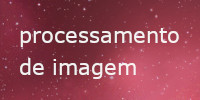
#> input picture data/Images/img-process.jpg, 200 x 100 px, found by its file name
$ jupyter execute 'pre-processing techiniques.ipynb'
#> lines starting #> are read from the running program, lines starting #| are printed output that depends on the picture; after the words box and inside, x2 and y2 are one past the last pixel; in counts of white or black regions, pixels touching at a corner belong together
## OCR with Python - pre-processing techiniques

#### Importing the libraries

[cell 1]
import cv2
import numpy as np
import matplotlib.pyplot as plt

[cell 2]
# A customize function for displying Images
def img_display(image, w, h):
    plt.figure(figsize=(w,h))
    plt.imshow(image)
    plt.show()

#### Grayscale

[cell 3]
img = cv2.imread('data/images/img-process.jpg')
#> img is the input picture: shape (100, 200, 3); mean B, G, R 84.1, 69.9, 150

img_display(img, 5,4)

[cell 4]
img.shape
#> Out = (100, 200, 3)

[cell 5]
#To convert rgb to grayscale, we just need to keep the all channel value same.
gray = cv2.cvtColor(img, cv2.COLOR_BGR2GRAY)
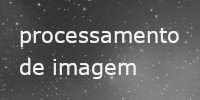
#> gray: shape (100, 200); min 43, max 254, mean 95.5

cv2.imshow('Gray image', img)
cv2.waitKey(0)
cv2.destroyAllWindows()

#img_display(gray, 5,4)

[cell 6]
gray.shape
#> Out = (100, 200)

#### Thresholding

#### Simple Thresholding

[cell 7]
img = cv2.imread('data/images/page-book.jpg')
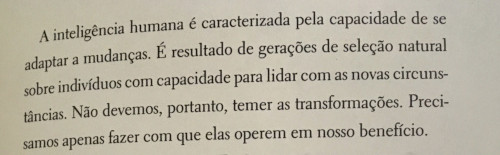
#> input picture data/Images/page-book.jpg, 500 x 155 px, found by its file name
#> img is the input picture: shape (155, 500, 3); mean B, G, R 162.2, 177.8, 183.6

img_display(img, 7, 5)

[cell 8]
gray = cv2.cvtColor(img, cv2.COLOR_BGR2GRAY)
#> gray: shape (155, 500)

#img_display(gray, 6,4)
cv2.imshow("Gray", img)
cv2.waitKey(0)
cv2.destroyAllWindows()

[cell 9]
value, thresh = cv2.threshold(gray, 127, 255, cv2.THRESH_BINARY)
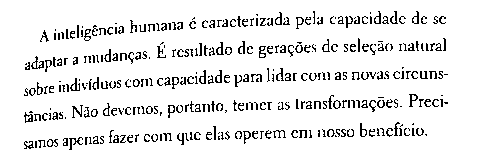
#> thresh: shape (155, 500); 91.3% white; black in thin lines or dots, all inside (x1, y1, x2, y2) = (24, 11, 448, 150)

#img_display(thresh, 6,5)
cv2.imshow('Simple Thresholding', thresh)
cv2.waitKey(0)
cv2.destroyAllWindows()

[cell 10]
value

[cell 11]
#Test one
value, thresh = cv2.threshold(gray, 180, 255, cv2.THRESH_BINARY)
#> thresh: shape (155, 500); 75.9% white; 336 black regions (268 under 20 px), largest, box (x1, y1, x2, y2) and area: (0, 0, 122, 155) 6358, (35, 22, 125, 45) 731, (201, 12, 290, 29) 544

#img_display(thresh, 6,5)
cv2.imshow('Simple Thresholding', thresh)
cv2.waitKey(0)
cv2.destroyAllWindows()

[cell 12]
#Test two
value, thresh = cv2.threshold(gray, 140, 255, cv2.THRESH_BINARY)
#> thresh: shape (155, 500); 89.9% white; black in thin lines or dots, all inside (x1, y1, x2, y2) = (23, 11, 449, 150)

#img_display(thresh, 6,5)
cv2.imshow('Simple Thresholding', thresh)
cv2.waitKey(0)
cv2.destroyAllWindows()

#### Otsu Method

[cell 13]
def img_display2(text, method):
    cv2.imshow("text", method)
    cv2.waitKey(0)
    cv2.destroyAllWindows()

[cell 14]
value, otsu = cv2.threshold(gray, 0, 255, cv2.THRESH_BINARY | cv2.THRESH_OTSU)
#> value = 138

cv2.imshow("Otsu Method", otsu)
cv2.waitKey(0)
cv2.destroyAllWindows()
print(value)
#| 138.0

[cell 15]
img_display2("Otsu Method", otsu)

[cell 16]
#Try With Another image

[cell 17]
img = cv2.imread('data/images/recipe01.jpg')
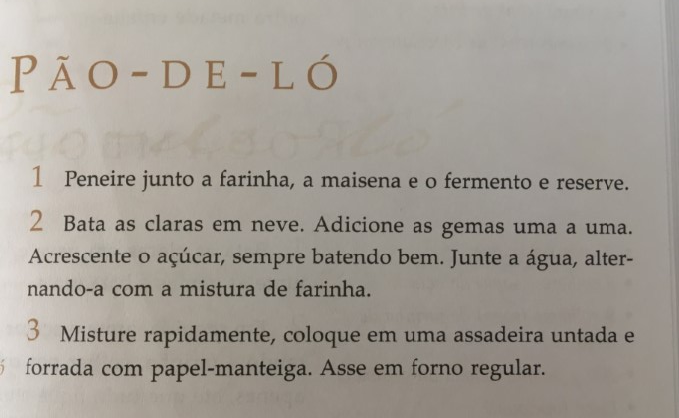
#> input picture data/Images/recipe01.jpg, 679 x 418 px, found by its file name
#> img is the input picture: shape (418, 679, 3); mean B, G, R 148.8, 156.7, 162.5
gray = cv2.cvtColor(img, cv2.COLOR_BGR2GRAY)
#> gray: shape (418, 679)

# Simple Threshholding
value, thresh = cv2.threshold(gray, 138, 255, cv2.THRESH_BINARY)
#> thresh: shape (418, 679); 86.9% white; 407 black regions (239 under 20 px), largest, box (x1, y1, x2, y2) and area: (318, 321, 618, 418) 14552, (207, 358, 312, 386) 1110, (550, 324, 619, 353) 899
img_display2("Simple Thresholding", thresh)

[cell 18]
#Otsu Method
value, otsu = cv2.threshold(gray, 0, 255, cv2.THRESH_BINARY | cv2.THRESH_OTSU)
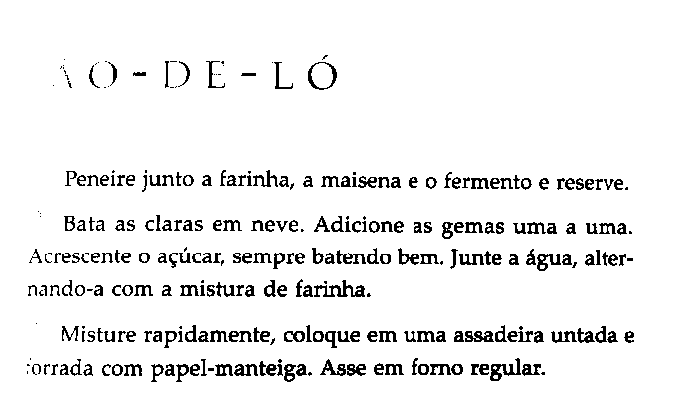
#> otsu: shape (418, 679); 93.9% white; black in thin lines or dots, all inside (x1, y1, x2, y2) = (27, 55, 634, 382)
#> value = 119
img_display2("Otsu Method", otsu)
print(value)
#| 119.0

#### Adaptive Thresholding

[cell 19]
img = cv2.imread('data/images/book02.jpg')
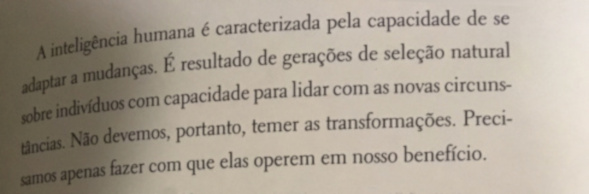
#> input picture data/Images/book02.jpg, 589 x 194 px, found by its file name
#> img is the input picture: shape (194, 589, 3); mean B, G, R 147.2, 160.9, 170.4

img_display(img, 7,6)

gray = cv2.cvtColor(img, cv2.COLOR_BGR2GRAY)
#> gray: shape (194, 589)

[cell 20]
# First Apply Otsu Method
value, otsu = cv2.threshold(gray, 0, 255, cv2.THRESH_BINARY | cv2.THRESH_OTSU)
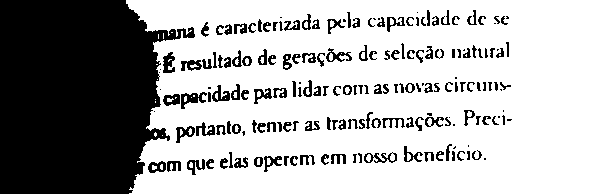
#> otsu: shape (194, 589); 67.1% white; 180 black regions (28 under 20 px), largest, box (x1, y1, x2, y2) and area: (0, 0, 195, 194) 29174, (181, 92, 207, 109) 208, (163, 52, 175, 73) 167
#> value = 147
img_display2("Otsu Method", otsu)
print(value)
#| 147.0

[cell 21]
#Now apply adaptive thresholding (Average calculation)
adaptive_average = cv2.adaptiveThreshold(gray, 255, cv2.ADAPTIVE_THRESH_MEAN_C, cv2.THRESH_BINARY, 11, 9)
#> adaptive_average: shape (194, 589); 88.9% white; black in thin lines or dots, all inside (x1, y1, x2, y2) = (21, 9, 513, 194)
img_display2("Adaptive Thresholding", adaptive_average)

#### Gaussian Adaptive Thresholding

[cell 22]
img = cv2.imread('data/images/book_adaptative.jpg')
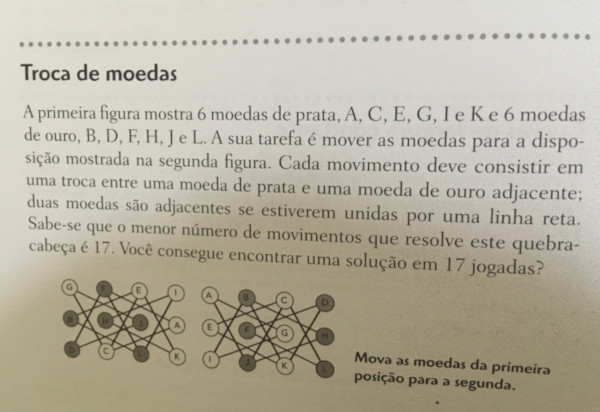
#> input picture data/Images/book_adaptative.jpg, 600 x 412 px, found by its file name
#> img is the input picture: shape (412, 600, 3); mean B, G, R 159.8, 176.4, 181.6
img_display(img, 7,6)

[cell 23]
gray = cv2.cvtColor(img, cv2.COLOR_BGR2GRAY)
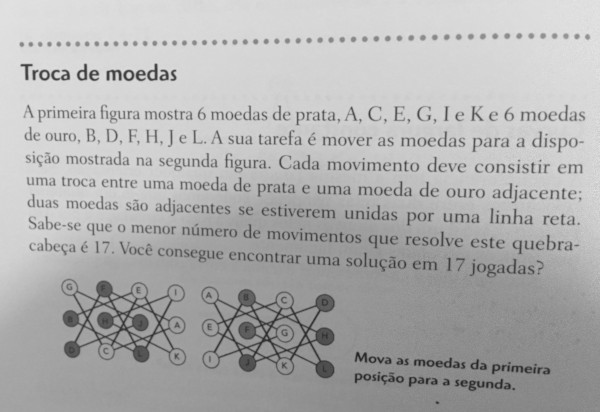
#> gray: shape (412, 600); min 33, max 230, mean 176
adaptive_gaussain = cv2.adaptiveThreshold(gray, 255, cv2.ADAPTIVE_THRESH_GAUSSIAN_C, cv2.THRESH_BINARY, 11, 9)
#> adaptive_gaussain: shape (412, 600); 91% white; black in thin lines or dots, all inside (x1, y1, x2, y2) = (19, 33, 600, 404)
img_display2("adaptive_gaussain", adaptive_gaussain)

[cell 24]
#Compare with adaptive mean
adaptive_average = cv2.adaptiveThreshold(gray, 255, cv2.ADAPTIVE_THRESH_MEAN_C, cv2.THRESH_BINARY, 11, 9)
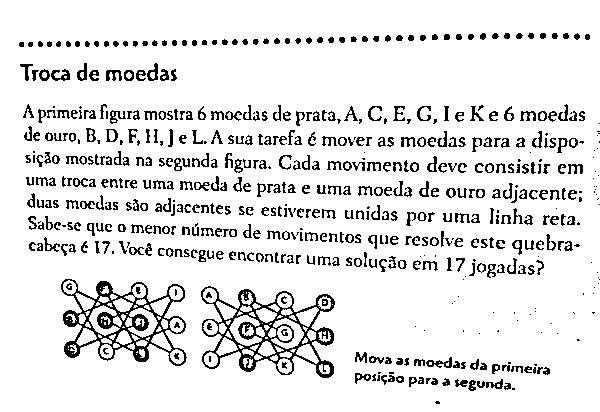
#> adaptive_average: shape (412, 600); 89.5% white; black in thin lines or dots, all inside (x1, y1, x2, y2) = (19, 33, 600, 404)
img_display2("adaptive_average", adaptive_average)
